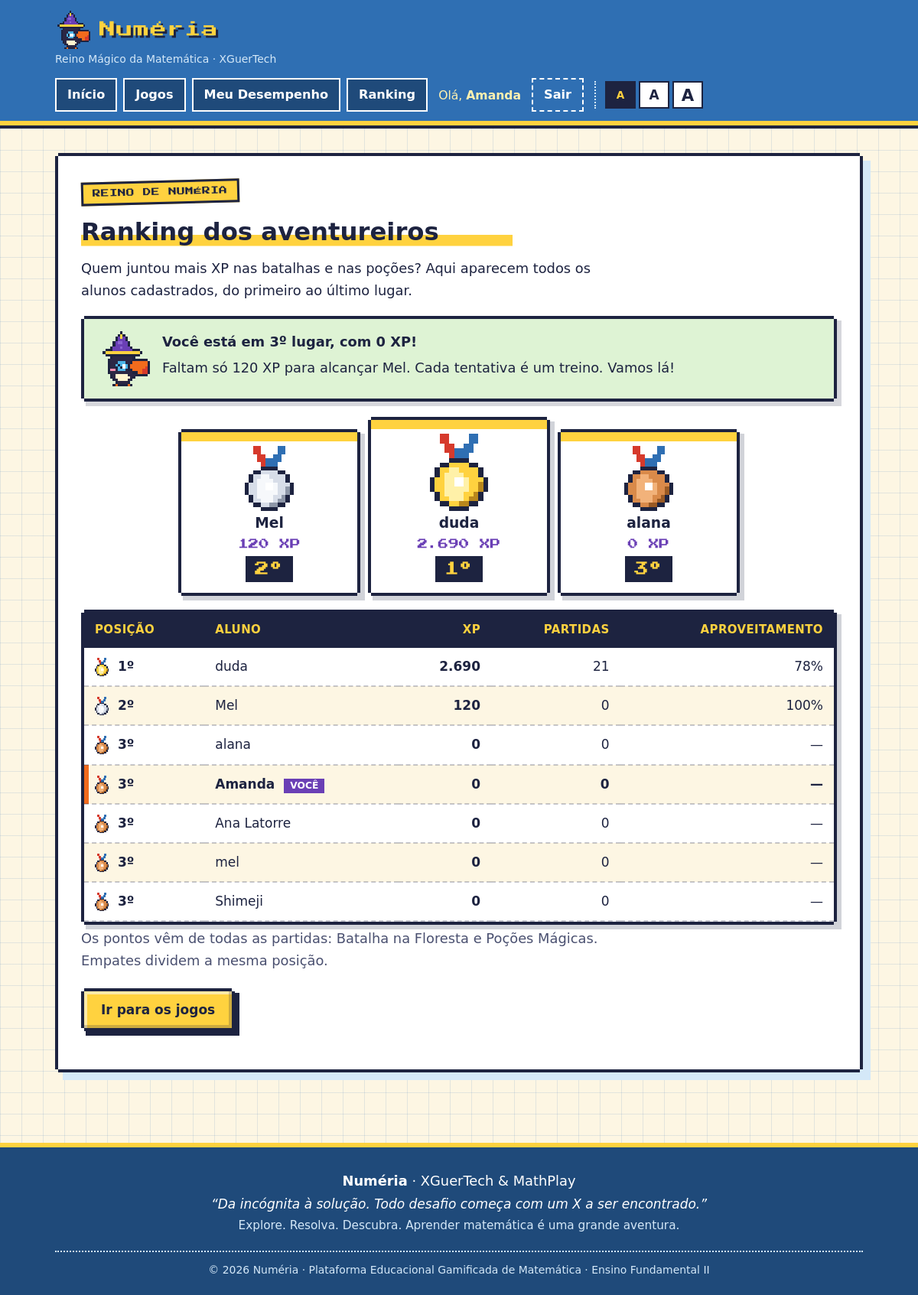
The app's page /?pagina=ranking (signed in) with its own data.
### tables this page shows
CREATE TABLE `aluno` (
  `id_aluno` int NOT NULL,
  `nome` varchar(100) NOT NULL,
  `email` varchar(150) NOT NULL,
  `tipo` enum('aluno','professor') NOT NULL DEFAULT 'aluno',
  `senha` varchar(255) NOT NULL,
  `data_cadastro` datetime NOT NULL DEFAULT CURRENT_TIMESTAMP,
  `ativo` tinyint(1) NOT NULL DEFAULT '1'
);

### public/index.php (called while the page is built, shortened)
<?php
require __DIR__ . '/../app/config/app.php';
$pagina = $_GET['pagina'] ?? 'home';
include __DIR__ . '/../app/views/layout/header.php';
include __DIR__ . '/../app/views/pages/' . $pagina . '.php';
include __DIR__ . '/../app/views/layout/footer.php';

### app/config/app.php (called while the page is built, shortened)
<?php
function asset(string $path): string
{
    return app_url($path);
}
function app_url(string $path = ''): string
{
    $base = rtrim(str_replace('\\', '/', dirname($_SERVER['SCRIPT_NAME'] ?? '')), '/');
    return $base . ($path !== '' ? '/' . ltrim($path, '/') : '');
}

### app/helpers/usuario.php (called while the page is built, shortened)
<?php
function garantir_coluna_tipo(PDO $conexao): void
{
    $consulta = $conexao->query("SHOW COLUMNS FROM aluno LIKE 'tipo'");
}
function frase_do_bico(int $posicao, int $total, ?string $acima, int $faltam): string
{
    $nomeAcima = $acima !== null ? $acima : 'o aluno da frente';
    return "Faltam só {$faltam} XP para alcançar {$nomeAcima}. Cada tentativa é um treino. Vamos lá!";
}
function buscar_ranking(PDO $conexao): array
{
    garantir_coluna_tipo($conexao);
    $consulta = $conexao->query(
        "SELECT
            a.id_aluno,
            a.nome,
            a.email,
            COALESCE(SUM(pp.xp_total), 0) AS xp,
            COALESCE(SUM(pp.acertos), 0) AS acertos,
            COALESCE(SUM(pp.erros), 0) AS erros,
            COUNT(DISTINCT CASE WHEN p.status = 'finalizada' THEN pp.id_partida END) AS partidas
         FROM aluno a
         LEFT JOIN partida_participante pp ON pp.id_aluno = a.id_aluno
         LEFT JOIN partida p ON p.id_partida = pp.id_partida
         WHERE a.ativo = 1
           AND a.tipo = 'aluno'
         GROUP BY a.id_aluno, a.nome, a.email
         ORDER BY xp DESC, acertos DESC, a.nome ASC"
    );
    $alunos = $consulta->fetchAll(PDO::FETCH_ASSOC);
    $contador = 0;
    $posicao = 0;
    $xpAnterior = null;
    foreach ($alunos as &$aluno) {
        $aluno['id_aluno'] = (int) $aluno['id_aluno'];
        $aluno['xp'] = (int) $aluno['xp'];
        $aluno['acertos'] = (int) $aluno['acertos'];
        $aluno['erros'] = (int) $aluno['erros'];
        $aluno['partidas'] = (int) $aluno['partidas'];
        $contador++;
        if ($aluno['xp'] !== $xpAnterior) {
            $posicao = $contador;
        }
        $aluno['posicao'] = $posicao;
        $xpAnterior = $aluno['xp'];
    }
    return $alunos;
}
function aproveitamento(int $acertos, int $erros): ?int
{
    $total = $acertos + $erros;
    return $total > 0 ? (int) round($acertos * 100 / $total) : null;
}

### app/views/pages/ranking.php (the view, shortened to what this page needs)
<?php
require_once __DIR__ . '/../../config/conexao.php';
require_once __DIR__ . '/../../helpers/usuario.php';
$idAtual = (int) ($_SESSION['aluno_id'] ?? 0);
$ranking = buscar_ranking($conexao);
$totalAlunos = count($ranking);
$podio = array_slice($ranking, 0, 3);
$minhaLinha = null;
$minhaPosicaoNaLista = null;
foreach ($ranking as $indice => $linha) {
    if ($linha['id_aluno'] === $idAtual) {
        $minhaLinha = $linha;
        $minhaPosicaoNaLista = $indice;
        break;
    }
}
$mensagemBico = '';
if ($minhaLinha !== null) {
    $nomeAcima = null;
    $faltam = 0;
    for ($i = $minhaPosicaoNaLista - 1; $i >= 0; $i--) {
        if ($ranking[$i]['xp'] > $minhaLinha['xp']) {
            $nomeAcima = $ranking[$i]['nome'];
            $faltam = $ranking[$i]['xp'] - $minhaLinha['xp'];
            break;
        }
    }
    $mensagemBico = frase_do_bico($minhaLinha['posicao'], $totalAlunos, $nomeAcima, $faltam);
}
$medalhas = [1 => 'ouro', 2 => 'prata', 3 => 'bronze'];
?>
<main class="container">
    <section class="hero">
        <span class="badge">Reino de Numéria</span>
        <h2>Ranking dos aventureiros</h2>
        <p>
            Quem juntou mais XP nas batalhas e nas poções? Aqui aparecem todos os
            alunos cadastrados, do primeiro ao último lugar.
        </p>
        <?php if ($minhaLinha !== null): ?>
            <div role="status" class="feedback-msg feedback-sucesso">
                <div class="bico-feedback">
                    <span class="bico-icone" aria-hidden="true"></span>
                    <div>
                        <p>
                            <strong>
                                Você está em <?= (int) $minhaLinha['posicao'] ?>º lugar,
                                com <?= number_format($minhaLinha['xp'], 0, ',', '.') ?> XP!
                            </strong>
                        </p>
                        <p><?= htmlspecialchars($mensagemBico, ENT_QUOTES, 'UTF-8') ?></p>
                    </div>
                </div>
            </div>
        <?php endif; ?>
        <?php if ($totalAlunos === 0): ?>
            <div class="feedback-msg feedback-erro">
                <div class="bico-feedback">
                    <span class="bico-icone" aria-hidden="true"></span>
                    <div>
                        <p><strong>Ainda não há alunos no ranking.</strong></p>
                        <p>Seja o primeiro a jogar e conquistar XP!</p>
                    </div>
                </div>
            </div>
        <?php else: ?>
            <ol class="podio" aria-label="Os três primeiros colocados">
                <?php foreach ($podio as $linha): ?>
                    <?php $lugar = min(3, (int) $linha['posicao']); ?>
                    <li class="podio-<?= $lugar ?><?= $linha['id_aluno'] === $idAtual ? ' podio-voce' : '' ?>">
                        <img class="podio-medalha"
                             src="<?= htmlspecialchars(asset('assets/img/medalha-' . $medalhas[$lugar] . '.svg'), ENT_QUOTES, 'UTF-8') ?>"
                             alt="Medalha de <?= $medalhas[$lugar] ?>">
                        <strong class="podio-nome"><?= htmlspecialchars($linha['nome'], ENT_QUOTES, 'UTF-8') ?></strong>
                        <span class="podio-xp"><?= number_format($linha['xp'], 0, ',', '.') ?> XP</span>
                        <span class="podio-lugar"><?= (int) $linha['posicao'] ?>º</span>
                    </li>
                <?php endforeach; ?>
            </ol>
            <div class="tabela-wrap" role="region" aria-label="Tabela completa do ranking" tabindex="0">
                <table class="tabela">
                    <thead>
                        <tr>
                            <th scope="col">Posição</th>
                            <th scope="col">Aluno</th>
                            <th scope="col" class="num">XP</th>
                            <th scope="col" class="num">Partidas</th>
                            <th scope="col" class="num">Aproveitamento</th>
                        </tr>
                    </thead>
                    <tbody>
                        <?php foreach ($ranking as $linha): ?>
                            <?php $perc = aproveitamento($linha['acertos'], $linha['erros']); ?>
                            <tr class="<?= $linha['id_aluno'] === $idAtual ? 'linha-voce' : '' ?>">
                                <th scope="row" class="pos">
                                    <?php if (isset($medalhas[$linha['posicao']])): ?>
                                        <img class="pos-medalha"
                                             src="<?= htmlspecialchars(asset('assets/img/medalha-' . $medalhas[$linha['posicao']] . '.svg'), ENT_QUOTES, 'UTF-8') ?>"
                                             alt="">
                                    <?php endif; ?>
                                    <?= (int) $linha['posicao'] ?>º
                                </th>
                                <td>
                                    <?= htmlspecialchars($linha['nome'], ENT_QUOTES, 'UTF-8') ?>
                                    <?php if ($linha['id_aluno'] === $idAtual): ?>
                                        <span class="tag-voce">você</span>
                                    <?php endif; ?>
                                </td>
                                <td class="num"><strong><?= number_format($linha['xp'], 0, ',', '.') ?></strong></td>
                                <td class="num"><?= $linha['partidas'] ?></td>
                                <td class="num"><?= $perc === null ? '—' : $perc . '%' ?></td>
                            </tr>
                        <?php endforeach; ?>
                    </tbody>
                </table>
            </div>
            <p class="ajuda-campo">
                Os pontos vêm de todas as partidas: Batalha na Floresta e Poções Mágicas.
                Empates dividem a mesma posição.
            </p>
        <?php endif; ?>
        <p class="acoes-jogo">
            <a href="?pagina=home#jogos" class="btn">Ir para os jogos</a>
        </p>
    </section>
</main>

### app/views/layout/header.php (shortened to what this page needs)
<!DOCTYPE html>
<html lang="pt-BR">
<head>
    <link rel="stylesheet" href="<?php echo asset('assets/css/style.css'); ?>">
</head>
<body<?php if (in_array($pagina ?? '', ['batalha', 'desafio', 'guardiao', 'dupla'], true)): ?> class="tema-batalha"<?php endif; ?>>
    <header>
        <div class="container brand">
            <div class="logo-area">
                <a href="?pagina=home" class="logo-link" aria-label="Numéria Início">
                    <span class="logo-icone" aria-hidden="true"></span>
                    <span class="logo-texto"><?php echo APP_NAME; ?></span>
                </a>
                <span class="slogan-header">Reino Mágico da Matemática · XGuerTech</span>
            </div>
            <nav aria-label="Navegação principal" class="nav-principal">
                <a href="?pagina=home">Início</a>
                <a href="?pagina=home#jogos">Jogos</a>
                <?php if (isset($_SESSION['aluno_id'])): ?>
                    <?php if (($_SESSION['aluno_tipo'] ?? 'aluno') === 'professor'): ?>
                        <a href="?pagina=professor">Painel do Professor</a>
                    <?php else: ?>
                        <a href="?pagina=historico">Meu Desempenho</a>
                    <?php endif; ?>
                    <a href="?pagina=ranking">Ranking</a>
                    <span class="nav-aluno-ola">Olá, <strong><?php echo htmlspecialchars($_SESSION['aluno_nome'] ?? 'Aventureiro', ENT_QUOTES, 'UTF-8'); ?></strong></span>
                    <a href="?pagina=sair" class="nav-conta nav-sair">Sair</a>
                <?php endif; ?>
                <div class="acess-fonte" role="group" aria-label="Tamanho do texto">
                    <button type="button" data-fonte="normal" aria-label="Texto normal" aria-pressed="true">A</button>
                    <button type="button" data-fonte="grande" aria-label="Texto grande" aria-pressed="false">A</button>
                    <button type="button" data-fonte="enorme" aria-label="Texto muito grande" aria-pressed="false">A</button>
                </div>
            </nav>
        </div>
    </header>

### app/views/layout/footer.php (shortened to what this page needs)
    <footer>
        <div class="container footer-content">
            <div class="footer-brand">
                <p class="footer-title"><strong>Numéria</strong> · XGuerTech & MathPlay</p>
                <p class="footer-slogan">“Da incógnita à solução. Todo desafio começa com um X a ser encontrado.”</p>
                <p class="footer-sub">Explore. Resolva. Descubra. Aprender matemática é uma grande aventura.</p>
            </div>
            <p class="footer-copy">© <span id="year"></span> <?php echo APP_NAME; ?> · Plataforma Educacional Gamificada de Matemática · Ensino Fundamental II</p>
        </div>
    </footer>
</body>
</html>

### records on screen
aluno: shows a picture, nome "duda", xp "2.690", posicao "1", partidas "21", perc "78"
aluno: shows a picture, nome "Mel", xp "120", posicao "2", partidas "0", perc "100"
aluno: shows a picture, nome "alana", xp "0", posicao "3", partidas "0"
aluno: posicao "3", nome "Amanda", shows "VOCÊ", xp "0", partidas "0"
aluno: posicao "3", nome "Ana Latorre", xp "0", partidas "0"
aluno: posicao "3", nome "mel", xp "0", partidas "0"
aluno: id_aluno "3", nome "Shimeji", xp "0", partidas "0"

### other values on screen
APP_NAME "Numéria"
$_SESSION['aluno_nome'] "Amanda"
$minhaLinha['posicao'] "3"
$minhaLinha['xp'] "0"
$mensagemBico "Faltam só 120 XP para alcançar Mel. Cada tentativa é um treino. Vamos lá!"
